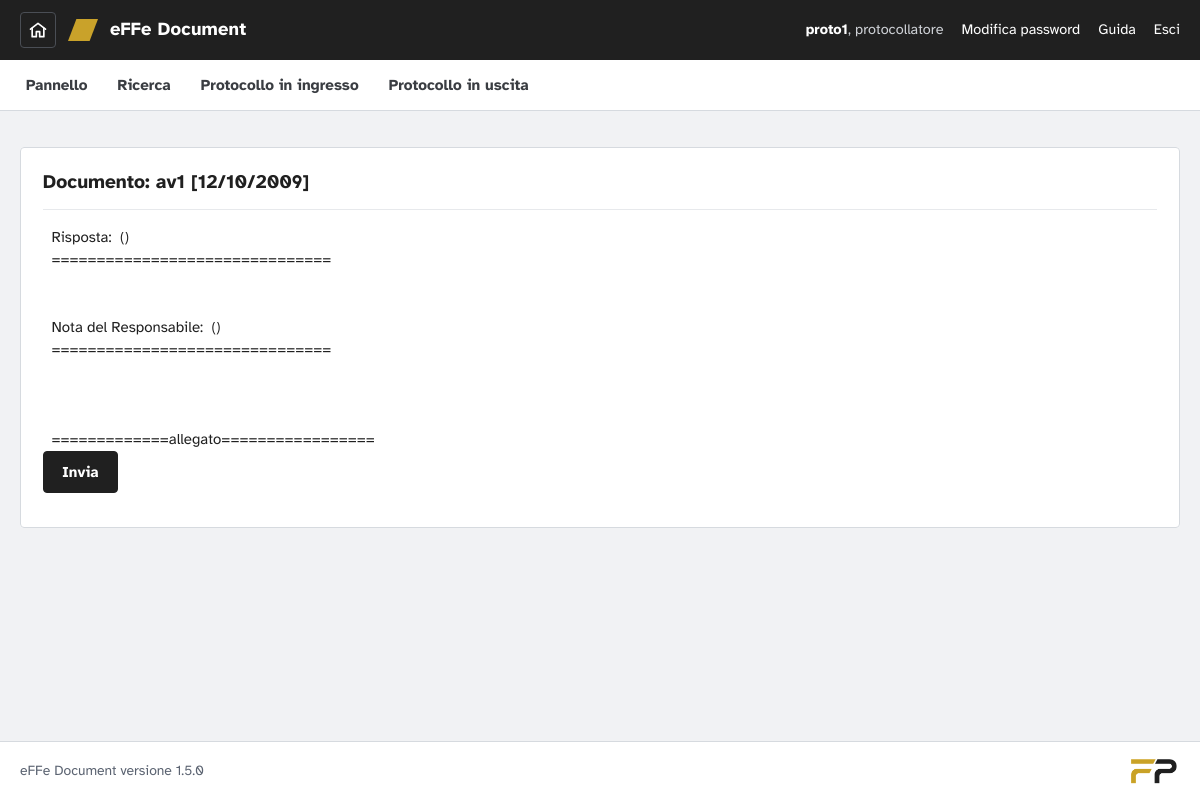
Screenshot of /effedocument/backoffice/service/service_invia_risposta.php?id=1 (signed in) with the database file from the repository.
### tables this page shows
CREATE TABLE IF NOT EXISTS `document` (
  `id` int(11) NOT NULL AUTO_INCREMENT,
  `id_ufficio` int(11) NOT NULL,
  `id_servizio` int(11) NOT NULL DEFAULT '0',
  `id_utente` int(11) NOT NULL,
  `protocollo_tipo` int(11) NOT NULL COMMENT '0=ingresso, 1=uscita',
  `protocollo` bigint(20) NOT NULL,
  `id_modalita_ricezione` int(11) NOT NULL DEFAULT '-1',
  `protocollo_esterno` varchar(20) NOT NULL,
  `data_invio` date NOT NULL,
  `oggetto` text NOT NULL,
  `allegato` varchar(200) NOT NULL,
  `data` date NOT NULL,
  PRIMARY KEY (`id`)
);

### effedocument/common/core/core.php (called while the page is built, shortened)
<?php
function sqlEsc($valore){
	return mysql_real_escape_string((string)$valore);
}
function visualizzaDataEuro($data)
{
	$rsl = explode ('-',(string)$data);
	$rsl = array_reverse($rsl);
	return implode('/',$rsl);
}
class sast1com
{
	function getDocument($id_document)
 	{
		return mysql_fetch_array(mysql_query("select * from document where id='".sqlEsc($id_document)."'"));
	}
	function getProtocolloCompleto($id)
	{
		$tk= $this->getDocument($id);
		if ($tk)
		{
			$result_document = mysql_query ("select * from document where id='".sqlEsc($id)."'");
			$array_document=mysql_fetch_array($result_document);
			return $_SESSION['ENTE_SIGLA'].$array_document['protocollo'];
		}
		return "";
	}
}
?>

### effedocument/backoffice/service/service_invia_risposta.php (the view, shortened to what this page needs)
<?php ob_start();  ?><!DOCTYPE HTML PUBLIC "-//W3C//DTD HTML 4.01 Transitional//EN" "http://www.w3.org/TR/html4/loose.dtd">
<?php
include("../../common/core/core.php");
include("../_include/adminconfig.php");
$iddocument=$_GET['id'];
?>
<html>
<head>
<link href="../../common/css/effecss.css?v=1.5.0-5759dd" rel="stylesheet">
</head>
<body>
<div id="page">
<?php $menuSelezionato=0; include("../_include/bonav.php"); ?>
<div align="center">
          <div class="row">
            <p><?php
						if(strlen($iddocument)>0) $array = $objCore->getDocument($iddocument);
						if(strlen($iddocument)>0) $array_risposta = $objCore->getDocumentRispostaApprovata($iddocument);
						echo "<b><fieldset><legend><img src=\"images/document.png\" width=\"60\" height=\"60\"> Documento: ".$objCore->getProtocolloCompleto($array['id'])." [".visualizzaDataEuro($array['data'])."]</legend></b><br>";
						echo "&nbsp;&nbsp;Risposta:&nbsp;  (".visualizzaDataEuro($array_risposta['data_risposta']).") ";
						echo "<br>&nbsp;&nbsp;===============================<br>";
						echo $array_risposta['testo']."<br><br>";
						echo "&nbsp;&nbsp;Nota del Responsabile:&nbsp; (".visualizzaDataEuro($array_risposta['data_nota']).") ";
						echo "<br>&nbsp;&nbsp;===============================<br>";
						echo $array_risposta['nota_responsabile']."<br><br>";
						echo "<br>&nbsp;&nbsp;=============allegato=================<br>";
					?>
            <form name="form1" method="post" action="service_invia_risposta.php?id=<?php echo $iddocument?>">
              <label>
              <input type="submit" name="button" id="button" value="Invia">
              </label>
            </form>
    </div>
    <div class="row">&nbsp;</div>
                        </div>
<?php include("../_include/bofooter.php"); ?>
</div>
</body>
</html>

### effedocument/common/css/effecss.css (style rules this page uses)
:root { --ink: #202020; --ink-2: #3a3d42; --paper: #ffffff; --canvas: #f1f2f4; --line: #d6dadf; --line-soft: #e7e9ec; --muted: #5b6371; --gold: #c9a22a; --gold-ink: #7d610e; --gold-tint: #faf4e1; --crit: #b3261e; --crit-tint: #fcebea; --high: #9a5507; --high-tint: #fdf1e2; --low: #1f7a4d; --low-tint: #e7f4ec; --closed: #6b7280; --closed-tint: #eceef1; --radius: 4px; --font: "Atkinson Hyperlegible", "Segoe UI", Roboto, "Helvetica Neue", Arial, sans-serif; --slant: polygon(28% 0, 100% 0, 72% 100%, 0 100%); }
*, *::before, *::after { box-sizing: border-box; }
html { -webkit-text-size-adjust: 100%; }
body { margin: 0; background: var(--canvas); color: var(--ink); font-family: var(--font); font-size: 15px; line-height: 1.5; text-align: left; }
p { margin: 0 0 .8em; }
b, strong { font-weight: 700; }
#page, #wrapper, #secWrapper, #container { width: auto; background: none; padding: 0; margin: 0; }
#page { min-height: 100vh; display: flex; flex-direction: column; }
.row { margin: 0; width: auto; position: static; background: none; font-size: inherit; line-height: inherit; }
#page > div[align="center"], .contenuto { width: 100%; max-width: 1240px; margin: 0 auto; padding: 24px 20px 40px; text-align: left; flex: 1; }
div[align="center"] { text-align: inherit; }
fieldset { background: var(--paper); border: 1px solid var(--line); border-radius: var(--radius); padding: 20px 22px 22px; margin: 0 0 24px; min-width: 0; }
legend { float: left; width: 100%; padding: 0 0 12px; margin: 0 0 16px; border-bottom: 1px solid var(--line-soft); font-size: 1.2rem; font-weight: 700; color: var(--ink); }
label { font-weight: 700; }
input[type="submit"], input[type="button"], input[type="reset"], button, .bottone { font: inherit; font-weight: 700; cursor: pointer; background: var(--ink); color: #fff; border: 1px solid var(--ink); border-radius: var(--radius); padding: 9px 18px; text-decoration: none; display: inline-block; }
body { display: flex; flex-direction: column; min-height: 100vh; }

### rows the page displays
document: $objCore->getProtocolloCompleto($array['id']) "av1", data "12/10/2009"

### other values shown
$objCore->getLoggedOperatore() "proto1"
$objCore->getRuoloNome($ruoloCorrente) "protocollatore"
$v[2] "Pannello"
$v[2] "Ricerca"
$v[2] "Protocollo in ingresso"
$v[2] "Protocollo in uscita"
